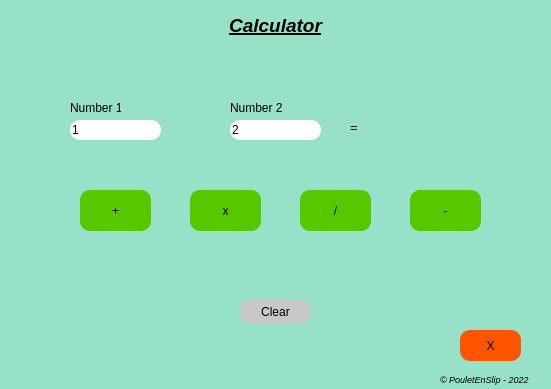
<?xml version="1.0" encoding="UTF-8"?>
<ui version="4.0">
 <class>MainWindow</class>
 <widget class="QMainWindow" name="MainWindow">
  <property name="geometry">
   <rect>
    <x>0</x>
    <y>0</y>
    <width>551</width>
    <height>389</height>
   </rect>
  </property>
  <property name="minimumSize">
   <size>
    <width>551</width>
    <height>389</height>
   </size>
  </property>
  <property name="maximumSize">
   <size>
    <width>551</width>
    <height>389</height>
   </size>
  </property>
  <property name="windowTitle">
   <string>Calculator</string>
  </property>
  <property name="windowIcon">
   <iconset resource="Icon.qrc">
    <normaloff>:/new/prefix1/icon.png</normaloff>:/new/prefix1/icon.png</iconset>
  </property>
  <property name="styleSheet">
   <string notr="true">background-color: rgb(150, 225, 200);</string>
  </property>
  <widget class="QWidget" name="centralwidget">
   <widget class="QLabel" name="lTitre">
    <property name="geometry">
     <rect>
      <x>15</x>
      <y>10</y>
      <width>521</width>
      <height>31</height>
     </rect>
    </property>
    <property name="text">
     <string>&lt;!DOCTYPE HTML PUBLIC &quot;-//W3C//DTD HTML 4.0//EN&quot; &quot;http://www.w3.org/TR/REC-html40/strict.dtd&quot;&gt;
&lt;html&gt;&lt;head&gt;&lt;meta name=&quot;qrichtext&quot; content=&quot;1&quot; /&gt;&lt;style type=&quot;text/css&quot;&gt;
p, li { white-space: pre-wrap; }
&lt;/style&gt;&lt;/head&gt;&lt;body style=&quot; font-family:'MS Shell Dlg 2'; font-size:8pt; font-weight:400; font-style:normal;&quot;&gt;
&lt;p align=&quot;center&quot; style=&quot; margin-top:0px; margin-bottom:0px; margin-left:0px; margin-right:0px; -qt-block-indent:0; text-indent:0px;&quot;&gt;&lt;span style=&quot; font-size:14pt; font-weight:600; font-style:italic; text-decoration: underline;&quot;&gt;Calculator&lt;/span&gt;&lt;/p&gt;&lt;/body&gt;&lt;/html&gt;</string>
    </property>
   </widget>
   <widget class="QLineEdit" name="lENb2">
    <property name="geometry">
     <rect>
      <x>230</x>
      <y>120</y>
      <width>91</width>
      <height>20</height>
     </rect>
    </property>
    <property name="mouseTracking">
     <bool>true</bool>
    </property>
    <property name="styleSheet">
     <string notr="true">background-color: rgb(255, 255, 255);
border-radius: 10px;</string>
    </property>
    <property name="text">
     <string>2</string>
    </property>
   </widget>
   <widget class="QLineEdit" name="lENb1">
    <property name="geometry">
     <rect>
      <x>70</x>
      <y>120</y>
      <width>91</width>
      <height>20</height>
     </rect>
    </property>
    <property name="styleSheet">
     <string notr="true">background-color: rgb(255, 255, 255);
border-radius: 10px;</string>
    </property>
    <property name="text">
     <string>1</string>
    </property>
   </widget>
   <widget class="QLabel" name="lEqual">
    <property name="geometry">
     <rect>
      <x>350</x>
      <y>120</y>
      <width>16</width>
      <height>16</height>
     </rect>
    </property>
    <property name="text">
     <string>&lt;html&gt;&lt;head/&gt;&lt;body&gt;&lt;p&gt;&lt;span style=&quot; font-size:10pt;&quot;&gt;=&lt;/span&gt;&lt;/p&gt;&lt;/body&gt;&lt;/html&gt;</string>
    </property>
   </widget>
   <widget class="QPushButton" name="pBCalculatePlus">
    <property name="geometry">
     <rect>
      <x>80</x>
      <y>190</y>
      <width>71</width>
      <height>41</height>
     </rect>
    </property>
    <property name="styleSheet">
     <string notr="true">QPushButton {
font: 12pt &quot;Comic Sans MS&quot;;
background-color: rgb(85, 200, 0);
border-radius: 10px;
}

QPushButton::hover {
background-color: rgb(200, 255, 100);
border-style: inset;
}

QPushButton::pressed {
background-color: rgb(255, 185, 50);
border-style: inset;
}</string>
    </property>
    <property name="text">
     <string>+</string>
    </property>
   </widget>
   <widget class="QPushButton" name="pBClear">
    <property name="geometry">
     <rect>
      <x>240</x>
      <y>300</y>
      <width>71</width>
      <height>23</height>
     </rect>
    </property>
    <property name="styleSheet">
     <string notr="true">QPushButton {
font: 75 10pt &quot;MS Shell Dlg 2&quot;;
background-color: rgb(200, 200, 200);
border-radius: 10px;
}

QPushButton::hover {
background-color: rgb(220, 220, 220);
border-style: inset;
}

QPushButton::pressed {
background-color: rgb(150, 150, 150);
border-style: inset;
}</string>
    </property>
    <property name="text">
     <string>Clear</string>
    </property>
   </widget>
   <widget class="QPushButton" name="pBExit">
    <property name="geometry">
     <rect>
      <x>460</x>
      <y>330</y>
      <width>61</width>
      <height>31</height>
     </rect>
    </property>
    <property name="styleSheet">
     <string notr="true">QPushButton {
font: 12pt &quot;Comic Sans MS&quot;;
background-color: rgb(255, 85, 0);
border-radius: 10px;
}

QPushButton::hover {
background-color: rgb(255, 150, 25);
border-style: inset;
}

QPushButton::pressed {
background-color: rgb(255, 185, 50);
border-style: inset;
}</string>
    </property>
    <property name="text">
     <string>X</string>
    </property>
   </widget>
   <widget class="QLabel" name="label">
    <property name="geometry">
     <rect>
      <x>440</x>
      <y>370</y>
      <width>101</width>
      <height>20</height>
     </rect>
    </property>
    <property name="text">
     <string>&lt;!DOCTYPE HTML PUBLIC &quot;-//W3C//DTD HTML 4.0//EN&quot; &quot;http://www.w3.org/TR/REC-html40/strict.dtd&quot;&gt;
&lt;html&gt;&lt;head&gt;&lt;meta name=&quot;qrichtext&quot; content=&quot;1&quot; /&gt;&lt;style type=&quot;text/css&quot;&gt;
p, li { white-space: pre-wrap; }
&lt;/style&gt;&lt;/head&gt;&lt;body style=&quot; font-family:'MS Shell Dlg 2'; font-size:8pt; font-weight:400; font-style:normal;&quot;&gt;
&lt;p style=&quot; margin-top:0px; margin-bottom:0px; margin-left:0px; margin-right:0px; -qt-block-indent:0; text-indent:0px;&quot;&gt;&lt;span style=&quot; font-size:7pt; font-style:italic;&quot;&gt;© PouletEnSlip - 2022&lt;/span&gt;&lt;/p&gt;&lt;/body&gt;&lt;/html&gt;</string>
    </property>
   </widget>
   <widget class="QLabel" name="lSum">
    <property name="geometry">
     <rect>
      <x>390</x>
      <y>120</y>
      <width>101</width>
      <height>21</height>
     </rect>
    </property>
    <property name="text">
     <string/>
    </property>
   </widget>
   <widget class="QPushButton" name="pBCalculateFois">
    <property name="geometry">
     <rect>
      <x>190</x>
      <y>190</y>
      <width>71</width>
      <height>41</height>
     </rect>
    </property>
    <property name="styleSheet">
     <string notr="true">QPushButton {
font: 12pt &quot;Comic Sans MS&quot;;
background-color: rgb(85, 200, 0);
border-radius: 10px;
}

QPushButton::hover {
background-color: rgb(200, 255, 100);
border-style: inset;
}

QPushButton::pressed {
background-color: rgb(255, 185, 50);
border-style: inset;
}</string>
    </property>
    <property name="text">
     <string>x</string>
    </property>
   </widget>
   <widget class="QPushButton" name="pBCalculateDiviser">
    <property name="geometry">
     <rect>
      <x>300</x>
      <y>190</y>
      <width>71</width>
      <height>41</height>
     </rect>
    </property>
    <property name="styleSheet">
     <string notr="true">QPushButton {
font: 12pt &quot;Comic Sans MS&quot;;
background-color: rgb(85, 200, 0);
border-radius: 10px;
}

QPushButton::hover {
background-color: rgb(200, 255, 100);
border-style: inset;
}

QPushButton::pressed {
background-color: rgb(255, 185, 50);
border-style: inset;
}</string>
    </property>
    <property name="text">
     <string>/</string>
    </property>
   </widget>
   <widget class="QPushButton" name="pBCalculateMoins">
    <property name="geometry">
     <rect>
      <x>410</x>
      <y>190</y>
      <width>71</width>
      <height>41</height>
     </rect>
    </property>
    <property name="styleSheet">
     <string notr="true">QPushButton {
font: 12pt &quot;Comic Sans MS&quot;;
background-color: rgb(85, 200, 0);
border-radius: 10px;
}

QPushButton::hover {
background-color: rgb(200, 255, 100);
border-style: inset;
}

QPushButton::pressed {
background-color: rgb(255, 185, 50);
border-style: inset;
}</string>
    </property>
    <property name="text">
     <string>-</string>
    </property>
   </widget>
   <widget class="QLabel" name="label_2">
    <property name="geometry">
     <rect>
      <x>70</x>
      <y>100</y>
      <width>51</width>
      <height>16</height>
     </rect>
    </property>
    <property name="text">
     <string>Number 1</string>
    </property>
   </widget>
   <widget class="QLabel" name="label_3">
    <property name="geometry">
     <rect>
      <x>230</x>
      <y>100</y>
      <width>61</width>
      <height>16</height>
     </rect>
    </property>
    <property name="text">
     <string>Number 2</string>
    </property>
   </widget>
  </widget>
 </widget>
 <layoutdefault spacing="6" margin="11"/>
 <resources>
  <include location="Icon.qrc"/>
 </resources>
 <connections/>
</ui>
